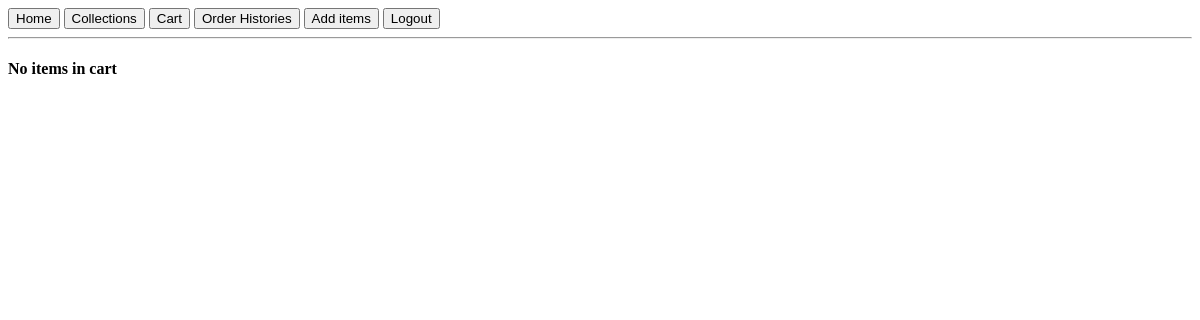
Before: /cart (signed in) with the older database file.
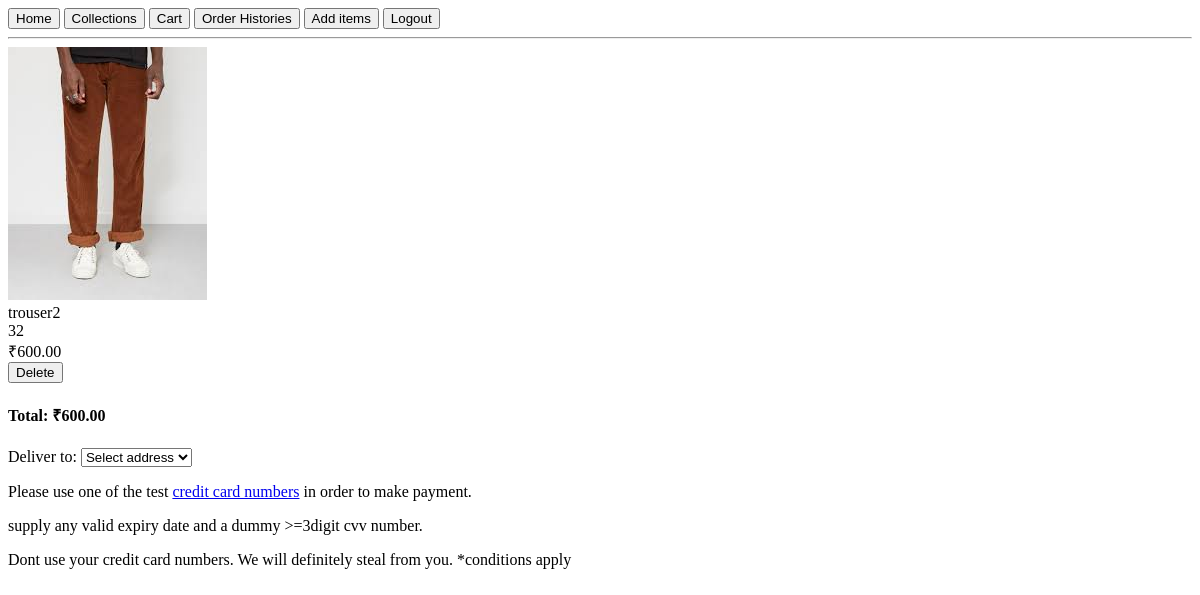
After: the same page with the newer database file.
### shopping/models.py (models this page shows, shortened)
class TrouserRate(models.Model):
    dresstype = models.CharField(max_length = 25, default="trouser", editable = False)
    name = models.CharField(max_length = 100)
    model = models.CharField(max_length = 25)
    image = models.ManyToManyField(Document, related_name = "trouser_image")
    size = models.ManyToManyField(TrouserSize, related_name = "trouser_size")
    price = models.DecimalField(max_digits = 7, decimal_places = 2)

class Document(models.Model):
    document = models.FileField(upload_to='documents/%Y/%m/%d')
    color = models.ForeignKey(Color, on_delete = models.SET_NULL, null = True, related_name = "dress_color")
    datetime = models.DateTimeField(auto_now_add=True)

class TrouserSize(models.Model):
    size = models.IntegerField(validators=[MinValueValidator(0), MaxValueValidator(60)], unique = True)
    tofitwaist = models.DecimalField(max_digits = 5, decimal_places = 1, validators=[MinValueValidator(1), MaxValueValidator(100)])
    tofithip = models.DecimalField(max_digits = 5, decimal_places = 1, validators=[MinValueValidator(1), MaxValueValidator(100)])
    def __str__(self):
        return f"{self.size}"

### shopping/views.py (the view)
# urls.py: path("cart", views.cart, name="cart"),
@login_required(login_url='/login')
def cart(request):
    if request.method == "POST":
        orderpk = request.POST['orderpk']
        removeorder = DressOrder.objects.get(pk = orderpk)
        removeorder.delete()
        return HttpResponseRedirect(reverse("cart"))
    userorders = DressOrder.objects.filter(user = request.user, paid = False).order_by('-pk')
    userorder_list = []
    total_cost = 0
    for userorder in userorders:
        order = rate_dict[userorder.dresstype]['rate'].objects.get(pk = userorder.dresspk)
        size = rate_dict[userorder.dresstype]['size'].objects.get(pk = userorder.sizepk)
        orderpk = userorder.pk
        userorder_list.append((order, size, orderpk))
        total_cost += order.price
    context = {
        "total_cost" : total_cost,
        "currency" : rupees,
        "userorder_list" : userorder_list
    }
    return render(request, "shopping/cart.html", context)

### shopping/templates/shopping/cart.html (shortened to what this page needs)
{% extends "shopping/layout.html" %}
{% block body %}
<hr>
<div class="container">
  {% for userorder, size, orderpk in userorder_list %}
    <div class="cart_dress_image">
      <img src="{{userorder.image.first.document.url}}" alt="{{userorder.image.first}}"/>
    </div>
    <div class="cart_dress_name">
      {{userorder.name}}
    </div>
    <div class="cart_dress_size">
      {{size}}
    </div>
    <div class="cart_dress_price">
      {{currency}}{{userorder.price}}
    </div>
    <form method="post">
      <button type="submit">Delete</button>
    </form>
  {% empty %}
    <h4>No items in cart</h4>
  {% endfor %}
  {% if userorder_list %}
  <div>
    <h4>Total: {{currency}}{{total_cost}}<h4>
  </div>
  <div>
    <div class="form-group">
      <label for="delivery_address">Deliver to:</label>
      <select class="form-control" id="delivery_address">
        <option value="" selected disabled>Select address</option>
      </select>
    </div>
  </div>
    <div class="container">
      <p>Please use one of the test <a href="https://stripe.com/docs/testing#cards">credit card numbers</a> in order to make payment.</p>
      supply any valid expiry date and a dummy >=3digit cvv number.
      <p>Dont use your credit card numbers. We will definitely steal from you.
      *conditions apply</p>
    </div>
  {% endif %}
</div>
{% endblock %}

### shopping/templates/shopping/layout.html (shortened to what this page needs)
{% load static %}
<!DOCTYPE html>
<html>
  <head>
    <link rel="stylesheet" href="{% static 'shopping/mystyle.css' %}">
  </head>
  <body>
    <div class="container">
      <form>
        <div class="form-group">
          <button type="button" class="btn btn-primary btnloc" id="btn_home" data-urlfor="{% url 'index' %}">Home</button>
          <button type="button" class="btn btn-primary btnloc" id="btn_order" data-urlfor="{% url 'collections' %}">Collections</button>
          {% if request.user.id %}
            <button type="button" class="btn btn-primary btnloc" id="btn_cart" data-urlfor="{% url 'cart' %}">Cart</button>
            <button type="button" class="btn btn-primary btnloc" id="btn_histories" data-urlfor="{% url 'histories' %}">Order Histories</button>
            {% if request.user.is_staff %}
              <button type="button" class="btn btn-primary btnloc" id="btn_additems" data-urlfor="{% url 'additems' %}">Add items</button>
            {% endif %}
            <button type="button" class="btn btn-primary loggedin btnloc" id="btn_logout" data-urlfor="{% url 'logout' %}">Logout</button>
          {% else %}
            <button type="button" class="btn btn-primary loggedout btnloc" id="btn_login" data-urlfor="{% url 'login' %}">Login</button>
            <button type="button" class="btn btn-default loggedout btnloc" id="btn_register" data-urlfor="{% url 'register' %}">Register</button>
          {% endif %}
        </div>
    </form>
    </div>
    {% block body %}
    {% endblock %}
  </body>
</html>

Changed rows visible on the page:
added TrouserRate: image.first.document (picture), name "trouser2", size "32", currency "₹", price "600.00"
Other visible differences:
{{ currency }}: (not shown) → "₹"
{{ total_cost }}: (not shown) → "600.00"
form field value: (not shown) → "Select address"
text no longer shown: "No items in cart"
text now shown: "Total: Deliver to: Please use one of the test credit card numbers in order to make payment. supply any valid expiry date and a dummy >=3digit cvv number. Dont use your credit card numbers. We will definitely steal from you. *conditions apply"
